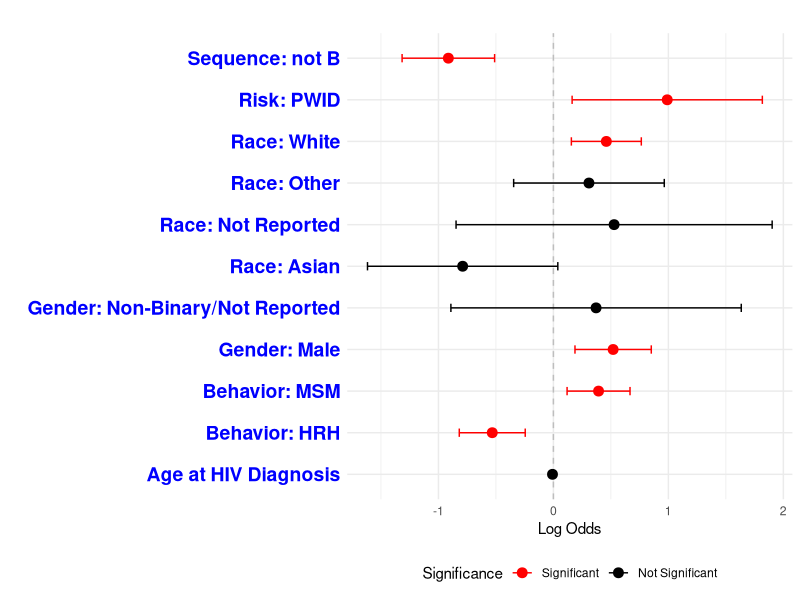

R code for this plot:
library(ggplot2)

# Sample data
df <- data.frame(
  category = c("Gender: Male", "Gender: Non-Binary/Not Reported", "Race: Asian", "Race: Other", "Race: White", "Race: Not Reported", "Sequence: not B", "Behavior: MSM", "Behavior: HRH", "Risk: PWID", "Age at HIV Diagnosis"),
  log_odds = c(0.5195, 0.3712, -0.7893, 0.3093, 0.4604, 0.5280, -0.91371, 0.39270, -0.53185, 0.99007, -0.007950),
  std_error = c(0.1693, 0.6443, 0.4223, 0.3342, 0.1552, 0.7014, 0.20528, 0.13964, 0.14633, 0.42209, 0.005376),
  p_value = c(0.00214, 0.56453, 0.06162, 0.35464, 0.00301, 0.45160, 8.54e-06, 0.00492, 0.000278, 0.019, 0.139)
)

# Calculate confidence intervals
df$lower_ci <- df$log_odds - 1.96 * df$std_error
df$upper_ci <- df$log_odds + 1.96 * df$std_error

# Determine if CI crosses 0 (non-significant) or not (significant)
df$significant <- ifelse(df$lower_ci * df$upper_ci <= 0, "No", "Yes")

# ggplot(df, aes(x=log_odds, y=category)) + 
#   geom_vline(aes(xintercept=0), linetype="dashed", color="grey") +
#   
#   # Point for log odds colored by significance
#   geom_point(aes(color=significant), size=3) +  
#   
#   # Error bars colored by significance
#   geom_errorbarh(aes(xmin=lower_ci, xmax=upper_ci, color=significant), height=0.2) +
#   
#   scale_color_manual(values=c("No"="black", "Yes"="red"), 
#                      name="Significance",
#                      breaks=c("Yes", "No"),
#                      labels=c("Significant", "Not Significant")) +
#   
#   labs(title="", x="Log Odds", y="Category") +
#   theme_minimal() +
#   theme(legend.position="bottom")

### make y-axis categories stand out more

ggplot(df, aes(x=log_odds, y=category)) + 
  geom_vline(aes(xintercept=0), linetype="dashed", color="grey") +
  
  # Point for log odds colored by significance
  geom_point(aes(color=significant), size=3) +  
  
  # Error bars colored by significance
  geom_errorbarh(aes(xmin=lower_ci, xmax=upper_ci, color=significant), height=0.2) +
  
  scale_color_manual(values=c("No"="black", "Yes"="red"), 
                     name="Significance",
                     breaks=c("Yes", "No"),
                     labels=c("Significant", "Not Significant")) +
  
  labs(title="", x="Log Odds", y="") +
  theme_minimal() +
  theme(legend.position="bottom",
        axis.text.y=element_text(size=14, face="bold", color="blue")) # modified theme settings

